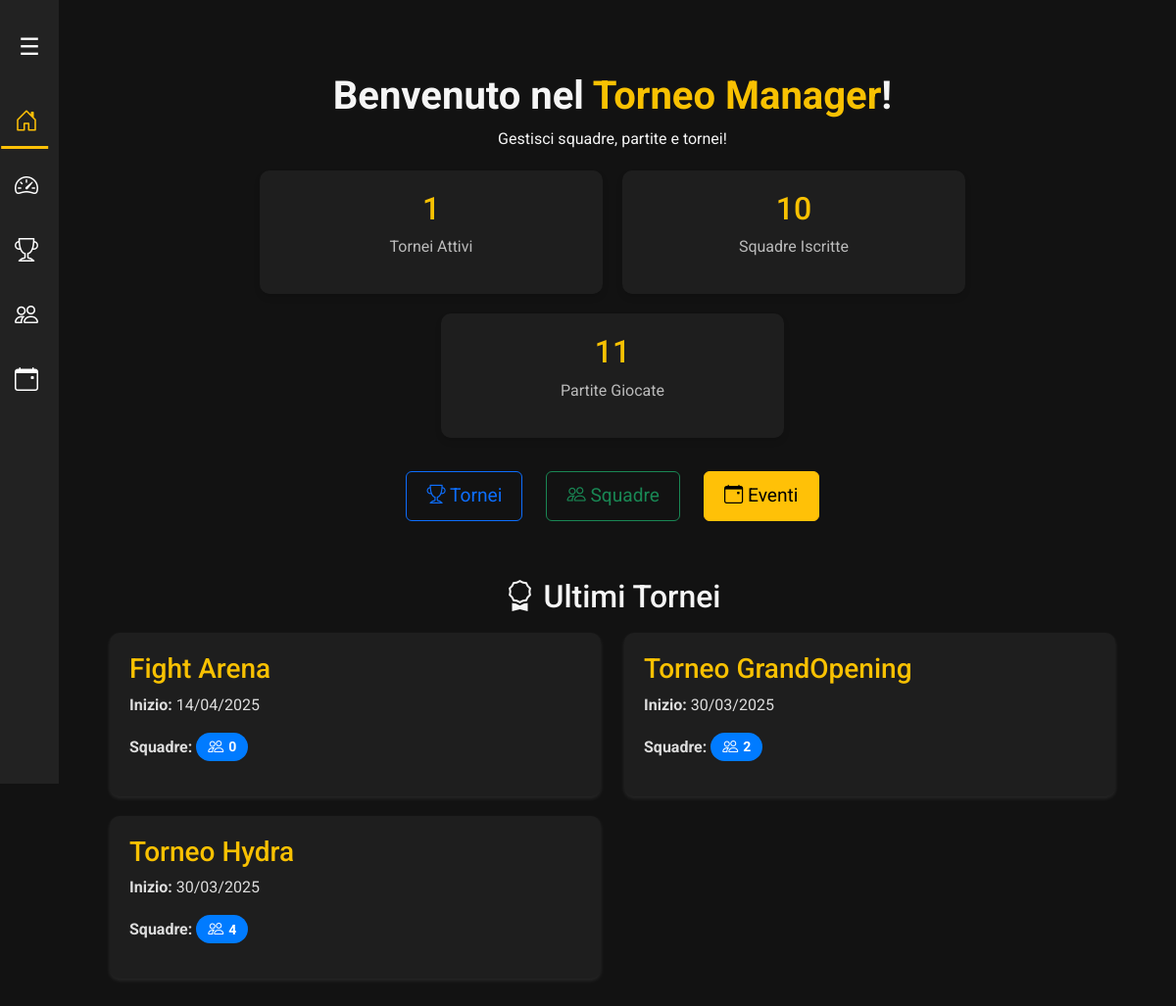
The page / on the database its author committed.
### backend/models/torneo.py (models this page shows, shortened)
class Torneo(models.Model):
    FORMATI_TORNEO = [
        ('DRAFT', 'Draft'),
        ('ARAM', 'ARAM'),
    ]
    id = models.AutoField(primary_key=True)  # ID auto-incrementale
    nome = models.CharField(max_length=100)  # Nome del torneo
    data_inizio = models.DateField()  # Data di inizio
    data_fine = models.DateField()  # Data di fine
    fascia_oraria = models.CharField(max_length=255, blank=True, null=True)  # Fascia oraria es. "18:00 - 22:00"
    formato = models.CharField(max_length=10, choices=FORMATI_TORNEO, default='DRAFT')  # ENUM: 'DRAFT', 'ARAM'
    is_active = models.BooleanField(default=True)  # Stato del torneo (attivo/archiviato)

### api/views/views_home.py (the view)
# urls.py: path('', home, name='home'),
def home(request):
    oggi = date.today()
    ultimi_tornei = Torneo.objects.filter(is_active=True).order_by('-data_inizio')[:4]
    tornei_attivi = Torneo.objects.filter(data_inizio__lte=oggi, data_fine__gte=oggi, is_active=True)
    tornei_attivi_counter = tornei_attivi.count()
    totale_squadre = Squadra.objects.count()
    totale_partite = Partita.objects.filter(conclusa=True).count()
    tornei_con_squadre = [
        {
            'nome': torneo.nome,
            'data_inizio': torneo.data_inizio,
            'num_squadre': Iscrizione.objects.filter(torneo=torneo).count()
        }
        for torneo in ultimi_tornei
    ]
    return render(request, 'modules/home/home.html', {
        'tornei_con_squadre': tornei_con_squadre,
        'tornei_attivi': tornei_attivi_counter,
        'totale_squadre': totale_squadre,
        'totale_partite': totale_partite,
        'active_page': 'home'
    })

### frontend/templates/modules/home/home.html (shortened to what this page needs)
{% extends "modules/base/base.html" %}
{% load static %}
{% block extra_css %}
<link rel="stylesheet" href="{% static 'home/home.css' %}">
{% endblock %}
{% block content %}
    <div class="container mt-4">
        <div class="text-center">
            <h1 class="title">Benvenuto nel <span class="highlight">Torneo Manager</span>!</h1>
            <p>Gestisci squadre, partite e tornei!</p>
        </div>
        <div class="row text-center stats-container">
            <div class="col-md-4 stat-card">
                <h3>{{ tornei_attivi }}</h3>
                <p>Tornei Attivi</p>
            </div>
            <div class="col-md-4 stat-card">
                <h3>{{ totale_squadre }}</h3>
                <p>Squadre Iscritte</p>
            </div>
            <div class="col-md-4 stat-card">
                <h3>{{ totale_partite }}</h3>
                <p>Partite Giocate</p>
            </div>
        </div>
        <div class="nav-buttons text-center mt-4">
            <a href="{% url 'tornei_page' %}" class="btn {% if request.resolver_match.url_name == 'tornei_page' %}btn-primary{% else %}btn-outline-primary{% endif %}">
                <i class="bi bi-trophy"></i> Tornei
            </a>
            <a href="{% url 'squadre_page' %}" class="btn {% if request.resolver_match.url_name == 'squadre_page' %}btn-success{% else %}btn-outline-success{% endif %}">
                <i class="bi bi-people"></i> Squadre
            </a>
            <a {% if 'eventi' in request.resolver_match.namespaces %} href="{% url 'eventi' %}" {% else %} href="#" {% endif %} class="btn btn-warning">
                <i class="bi bi-calendar-event"></i> Eventi
            </a>
        </div>
        <div class="latest-tournaments mt-5">
            <h2 class="text-center"><i class="bi bi-award"></i> Ultimi Tornei</h2>
            <div class="row">
                {% for torneo in tornei_con_squadre %}
                <div class="col-md-6">
                    <div class="tournament-panel">
                        <h3>{{ torneo.nome }}</h3>
                        <p><strong>Inizio:</strong> {{ torneo.data_inizio|date:"d/m/Y"}}</p>
                        <p><strong>Squadre:</strong>
                            <span class="badge badge-info"><i class="bi bi-people"></i> {{ torneo.num_squadre }}</span>
                        </p>
                    </div>
                </div>
                {% empty %}
                <p class="text-center text-muted">Nessun torneo recente.</p>
                {% endfor %}
            </div>
        </div>
{% endblock %}

### frontend/templates/modules/base/base.css (style rules this page uses)
body { background-color: #121212; color: #f5f5f5; font-family: 'Arial', sans-serif; }
.col-md-6 { display: flex; flex-direction: column; justify-content: center; }

### frontend/templates/modules/home/home.css (style rules this page uses)
body { background-color: #121212; color: #f5f5f5; font-family: 'Roboto', sans-serif; }
.title { font-size: 2.5rem; font-weight: bold; }
.highlight { color: #f8c102; }
.stats-container { display: flex; justify-content: center; gap: 20px; margin-top: 20px; }
.stat-card { background: #1e1e1e; padding: 20px; border-radius: 10px; box-shadow: 0 4px 6px rgba(0, 0, 0, 0.1); }
.stat-card h3 { font-size: 2rem; color: #f8c102; }
.stat-card p { margin-top: 5px; color: #bbb; }
.nav-buttons a { margin: 10px; padding: 10px 20px; font-size: 1.2rem; }
.badge-info { background-color: #007bff; color: white; padding: 6px 12px; font-size: 14px; border-radius: 20px; font-weight: bold; display: inline-flex; align-items: center; gap: 5px; }
.badge-info i { font-size: 16px; }
.tournament-panel { background-color: #1e1e1e; padding: 20px; border-radius: 10px; margin: 10px 0; box-shadow: 0 2px 4px rgba(255, 255, 255, 0.1); transition: all 0.3s ease-in-out; }
.tournament-panel h3 { color: #f8c102; }
.tournament-panel p { color: #ddd; }

### rows shown on the page
Torneo: nome "Fight Arena", data_inizio "14/04/2025"
Torneo: nome "Torneo GrandOpening", data_inizio "30/03/2025"
Torneo: nome "Torneo Hydra", data_inizio "30/03/2025"

### other values the page prints
{{ tornei_attivi }} "1"
{{ totale_squadre }} "10"
{{ totale_partite }} "11"
{{ torneo.num_squadre }} "0" "2" "4"
